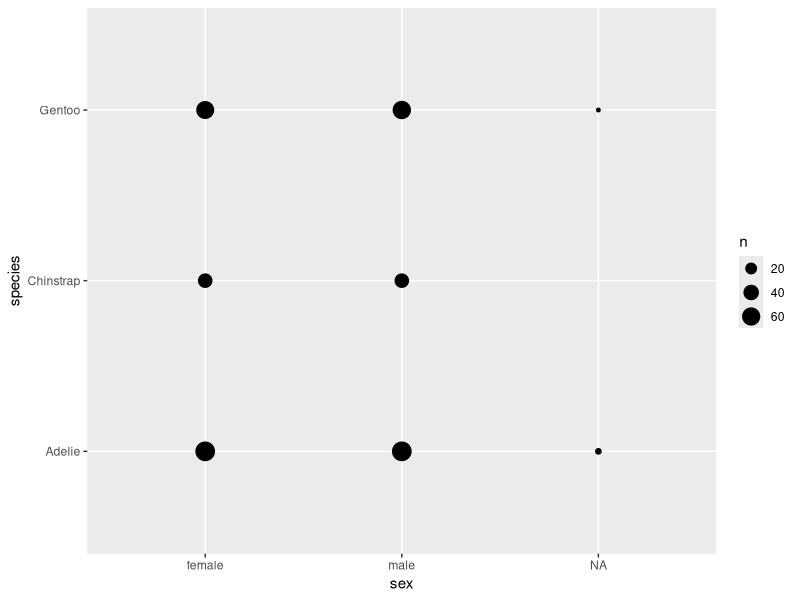
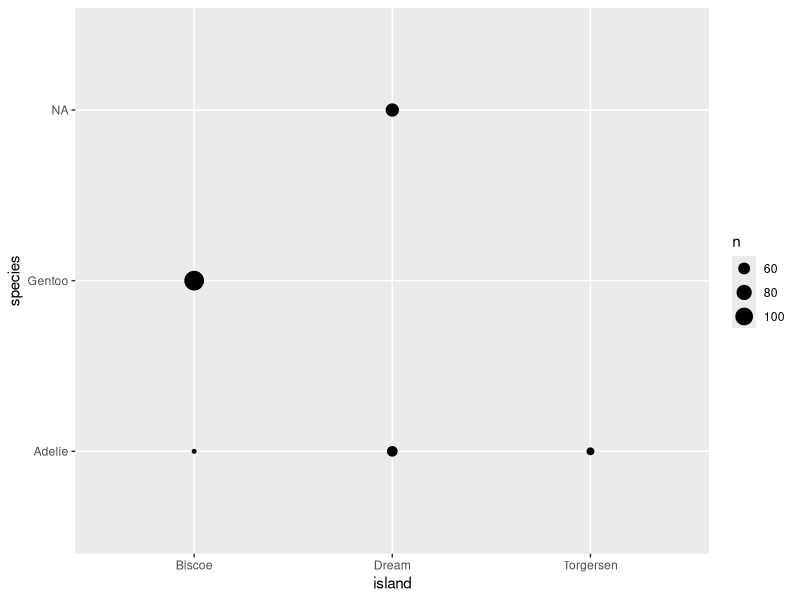
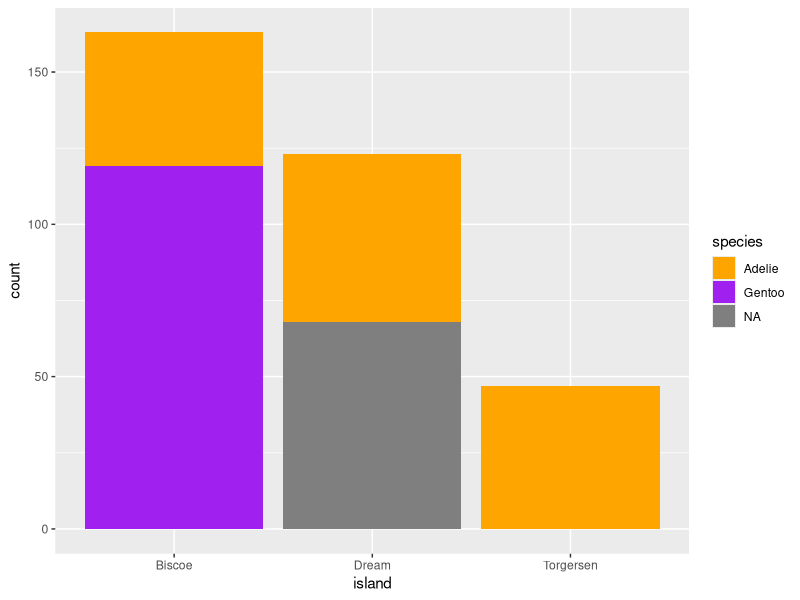
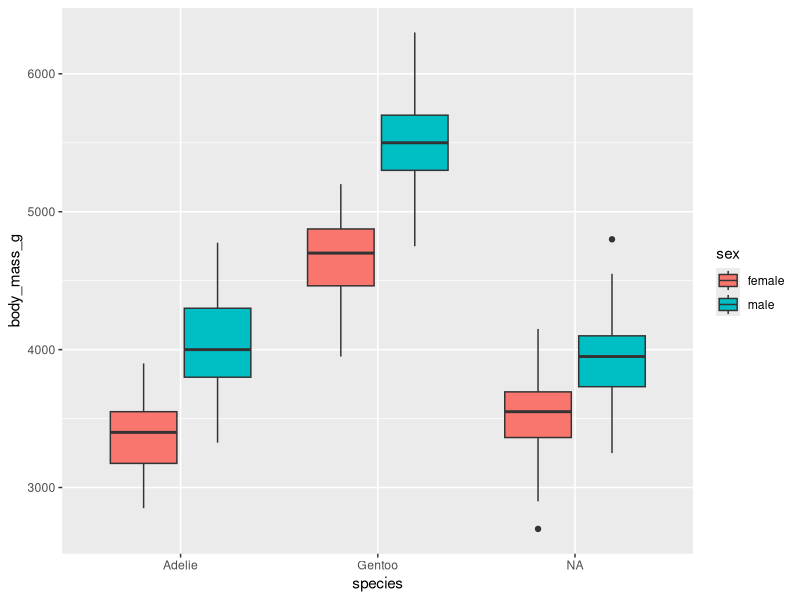

Write the R code that produced these figures, in order.
library(dplyr)
library(plyr)
library(ggplot2)
library(palmerpenguins)
data(package = 'palmerpenguins')
penguins
penguins_raw
View(penguins)
View(penguins_raw)
str(penguins)
summary(penguins)
## 1 punto

ggplot(data = penguins)+
  geom_count(aes(x= sex, y = species))
table(penguins$sex, penguins$species)

## numero de especies##
length(penguins$species)

####media por especie##
penguins <- na.omit(penguins)

tapply(penguins$bill_length_mm, penguins$species, mean)
tapply(penguins$bill_depth_mm, penguins$species, mean)
tapply(penguins$flipper_length_mm, penguins$species, mean)
tapply(penguins$body_mass_g, penguins$species, mean)
#### Desviacion estandar##
tapply(penguins$bill_length_mm, penguins$species, sd)
tapply(penguins$bill_depth_mm, penguins$species, sd)
tapply(penguins$flipper_length_mm, penguins$species, sd)
tapply(penguins$body_mass_g, penguins$species, sd)
#### valor maximo##
tapply(penguins$bill_length_mm, penguins$species, max)
tapply(penguins$bill_depth_mm, penguins$species, max)
tapply(penguins$flipper_length_mm, penguins$species, max)
tapply(penguins$body_mass_g, penguins$species, max)
#### valor minimo##
tapply(penguins$bill_length_mm, penguins$species, min)
tapply(penguins$bill_depth_mm, penguins$species, min)
tapply(penguins$flipper_length_mm, penguins$species, min)
tapply(penguins$body_mass_g, penguins$species, min)





## 2 punto

penguins <- penguins %>%
  mutate(species = factor(species, levels = c('Adelie', 'Chinistrap', 'Gentoo')))

ggplot(data = penguins) +
  geom_count(aes(x = island, y = species))

table(penguins$island, penguins$species )

ggplot(data = penguins) +
  geom_bar(aes(x = island, fill = species))+
  scale_fill_manual(values = c("orange", "purple", "blue"))





#### 3 punto##

ggplot(data = penguins)+
  geom_boxplot(aes(x = species, y = body_mass_g, fill = sex ))